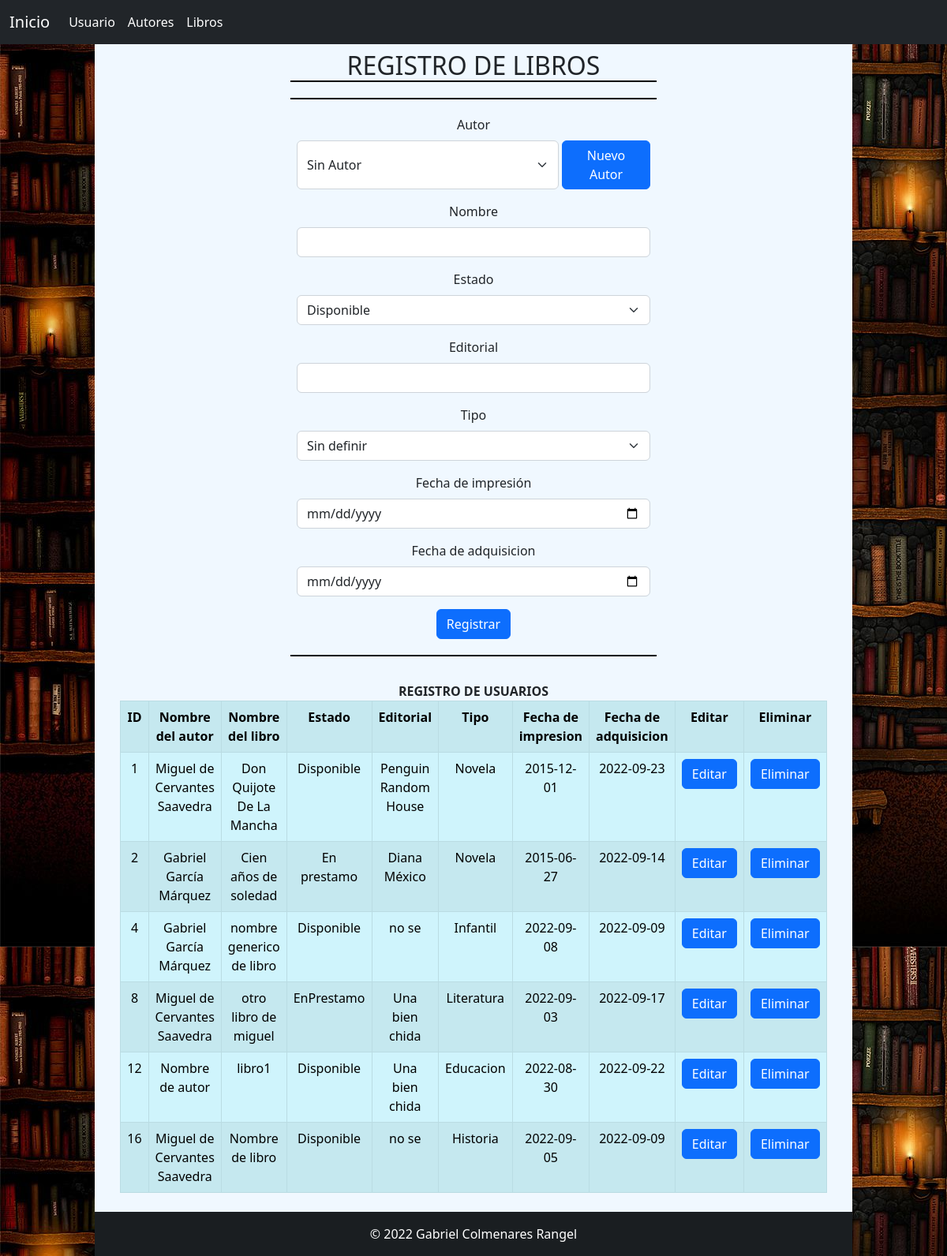
/registrarLibro.php, run on the app's committed database.
### tables this page shows
CREATE TABLE `libros` (
  `idlibros` int(11) NOT NULL,
  `autores_idautores` int(11) NOT NULL,
  `nombre` varchar(60) NOT NULL,
  `estado` varchar(45) DEFAULT NULL,
  `editorial` varchar(45) DEFAULT NULL,
  `tipo` varchar(45) DEFAULT NULL,
  `fechaImpresion` date DEFAULT NULL,
  `fechaAdquisicion` date DEFAULT NULL
);

CREATE TABLE `autores` (
  `idautores` int(11) NOT NULL,
  `nombre` varchar(45) DEFAULT NULL,
  `fechaNacimiento` date DEFAULT NULL,
  `lugarNacimiento` varchar(45) DEFAULT NULL,
  `linkBiografia` varchar(300) DEFAULT NULL
);

### registrarLibro.php (the view, shortened to what this page needs)
<!DOCTYPE html>
<html lang="es">
<head>
    <link href="https://cdn.jsdelivr.net/npm/bootstrap@5.2.1/dist/css/bootstrap.min.css" rel="stylesheet">
    <link rel="stylesheet" href="estilo.css">
</head>
<body>
    <nav class="navbar navbar-expand-lg navbar-dark bg-dark" >
        <div class="container-fluid">
            <a class="navbar-brand" href="index.php">Inicio</a>
            <div class="collapse navbar-collapse" id="navbarNav">
                <ul class="navbar-nav">
                    <li class="nav-item">
                        <a class="nav-link active" aria-current="page" href="registrarUsuario.php">Usuario</a>
                    </li>
                    <li class="nav-item">
                        <a class="nav-link active" href="registrarAutor.php">Autores</a>
                    </li>
                    <li class="nav-item">
                        <a class="nav-link active" href="registrarLibro.php">Libros</a>
                    </li>
                </ul>
            </div>
        </div>
    </nav>
    <section class="contenido">
        <div class="container p-2 text-center d-grid gap-2 d-md-block col-6">
            <h2>REGISTRO DE LIBROS</h2>
            <form action="regLib.php" method="post" class="mb-3" required>
                <div class="row mb-3">
                    <label for="CBAutor" class="form-label">Autor</label>
                    <select name="CBAutor" id="CBAutor" class="form-select col">
                        <option value="SinAutor">Sin Autor</option>
                    </select>
                    <a href="registrarAutor.php" class="btn btn-primary col col-lg-3 ms-1">Nuevo Autor</a>
                </div>
                <div class="row mb-3">
                    <label for="txtNombre" class="form-label">Nombre</label>
                    <input type="text" name="txtNombre" id="txtNombre" class="form-control" required>
                </div>
                <div class="row mb-3">
                    <label for="CBEstado" class="form-label">Estado</label>
                    <select name="CBEstado" id="CBEstado" class="form-select">
                        <option value="Disponible">Disponible</option>
                    </select>
                </div>
                <div class="row mb-3">
                    <label for="txtEditorial" class="form-label">Editorial</label>
                    <input type="text" name="txtEditorial" id="txtEditorial" class="form-control" required>
                </div>
                <div class="row mb-3">
                    <label for="CBTipo" class="form-label">Tipo</label>
                    <select name="CBTipo" id="CBTipo" class="form-select">
                    <option value="SinDefinir">Sin definir</option>
                    </select>
                </div>
                <div class="row mb-3">
                    <label for="dtImpresion" class="form-label">Fecha de impresión</label>
                    <input type="date" name="dtImpresion" id="dtImpresion" class="form-control" required>
                </div>
                <div class="row mb-3">
                    <label for="dtAdquisicion" class="form-label">Fecha de adquisicion</label>
                    <input type="date" name="dtAdquisicion" id="dtAdquisicion" class="form-control" required>
                </div>
                <input type="submit" value="Registrar" class="btn btn-primary">
            </form>
        </div>
        <div class="container-md p-2 text-center d-grid gap-2 d-md-block">
            <caption><b>REGISTRO DE USUARIOS</b></caption>
            <table class="table table-info table-striped table-hover table-bordered">
                <tr>
                    <th>ID</th>
                    <th>Nombre del autor</th>
                    <th>Nombre del libro</th>
                    <th>Estado</th>
                    <th>Editorial</th>
                    <th>Tipo</th>
                    <th>Fecha de impresion</th>
                    <th>Fecha de adquisicion</th>
                    <th>Editar</th>
                    <th>Eliminar</th>
                </tr>
                <?php
                    $conexion = new mysqli("localhost","root","","prestamoLibros");
                    $sql = "SELECT * FROM libros";
                    $query = mysqli_query($conexion, $sql);
                    while($row = mysqli_fetch_array($query)){
                        $autor = mysqli_fetch_array(mysqli_query($conexion, "SELECT nombre FROM autores WHERE idautores='".$row['autores_idautores']."'"));
                        ?>
                    <tr>
                        <td><?php echo $row['idlibros']?></td>
                        <td><?php echo $autor['nombre']?></td>
                        <td><?php echo $row['nombre']?></td>
                        <td><?php echo $row['estado']?></td>
                        <td><?php echo $row['editorial']?></td>
                        <td><?php echo $row['tipo']?></td>
                        <td><?php echo $row['fechaImpresion']?></td>
                        <td><?php echo $row['fechaAdquisicion']?></td>
                        <td><a href="editarLibro.php?id=<?php echo $row['idlibros']?>" class="btn btn-primary">Editar</a></td>
                        <td><a href="elimlib.php?id=<?php echo $row['idlibros']?>" class="btn btn-primary">Eliminar</a></td>
                    </tr>
                <?php
                    }
                ?>
            </table>
        </div>
    <footer class="bg-dark text-center text-white">
    <div class="text-center p-3" style="background-color: rgba(0, 0, 0, 0.2);">
        © 2022 Gabriel Colmenares Rangel
    </div>
    </footer>
</body>
</html>

### estilo.css (style rules this page uses)
body { background-image: url("img/fondo.jpg"); }
h2 { border-bottom: solid black 2px; margin: 0 0 20px 0; }
table { max-width: 90%; margin: auto; }
.contenido { background-color: aliceblue; width: 80%; margin: 0 10%; min-height: 90vh; }
form { padding: 20px; border-top: solid black 2px; border-bottom: solid black 2px; }

### data on the page
libros: idlibros "1", autores_idautores.nombre "Miguel de Cervantes Saavedra", nombre "Don Quijote De La Mancha", estado "Disponible", editorial "Penguin Random House", tipo "Novela", fechaImpresion "2015-12-01", fechaAdquisicion "2022-09-23"
libros: idlibros "2", autores_idautores.nombre "Gabriel García Márquez", nombre "Cien años de soledad", estado "En prestamo", editorial "Diana México", tipo "Novela", fechaImpresion "2015-06-27", fechaAdquisicion "2022-09-14"
libros: idlibros "4", autores_idautores.nombre "Gabriel García Márquez", nombre "nombre generico de libro", estado "Disponible", editorial "no se", tipo "Infantil", fechaImpresion "2022-09-08", fechaAdquisicion "2022-09-09"
libros: idlibros "8", autores_idautores.nombre "Miguel de Cervantes Saavedra", nombre "otro libro de miguel", estado "EnPrestamo", editorial "Una bien chida", tipo "Literatura", fechaImpresion "2022-09-03", fechaAdquisicion "2022-09-17"
libros: idlibros "12", autores_idautores.nombre "Nombre de autor", nombre "libro1", estado "Disponible", editorial "Una bien chida", tipo "Educacion", fechaImpresion "2022-08-30", fechaAdquisicion "2022-09-22"
libros: idlibros "16", autores_idautores.nombre "Miguel de Cervantes Saavedra", nombre "Nombre de libro", estado "Disponible", editorial "no se", tipo "Historia", fechaImpresion "2022-09-05", fechaAdquisicion "2022-09-09"
